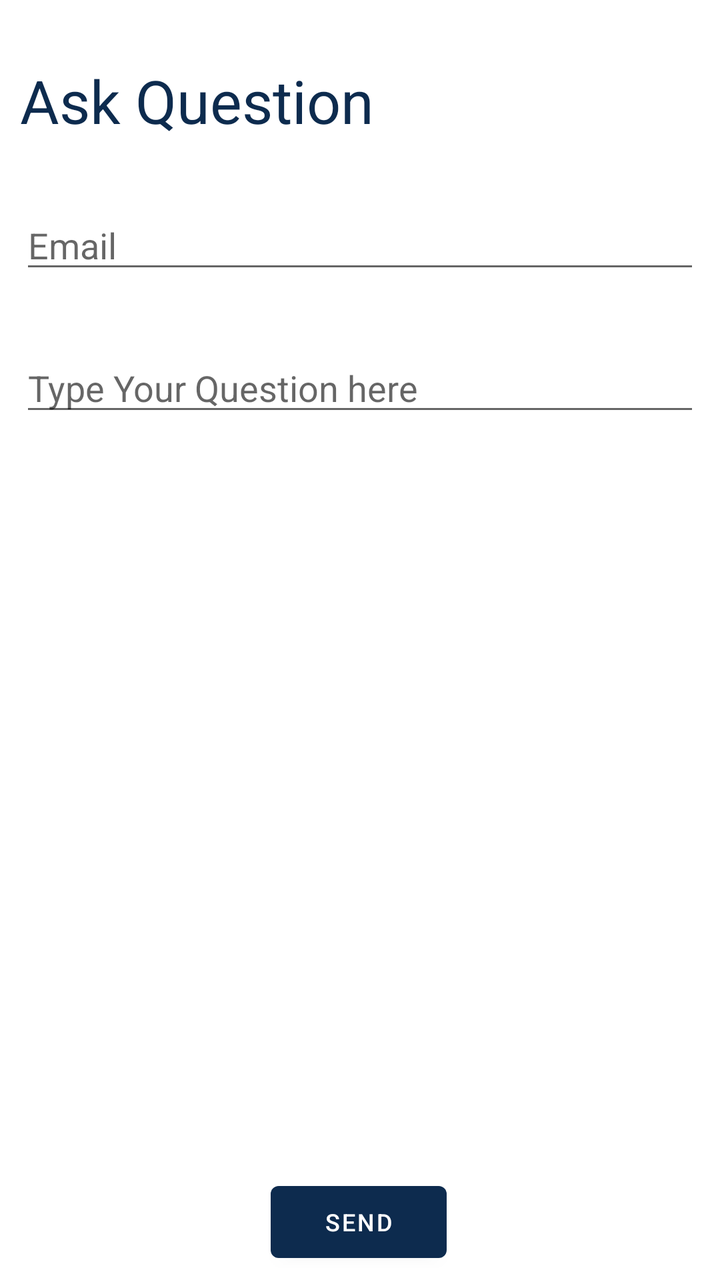
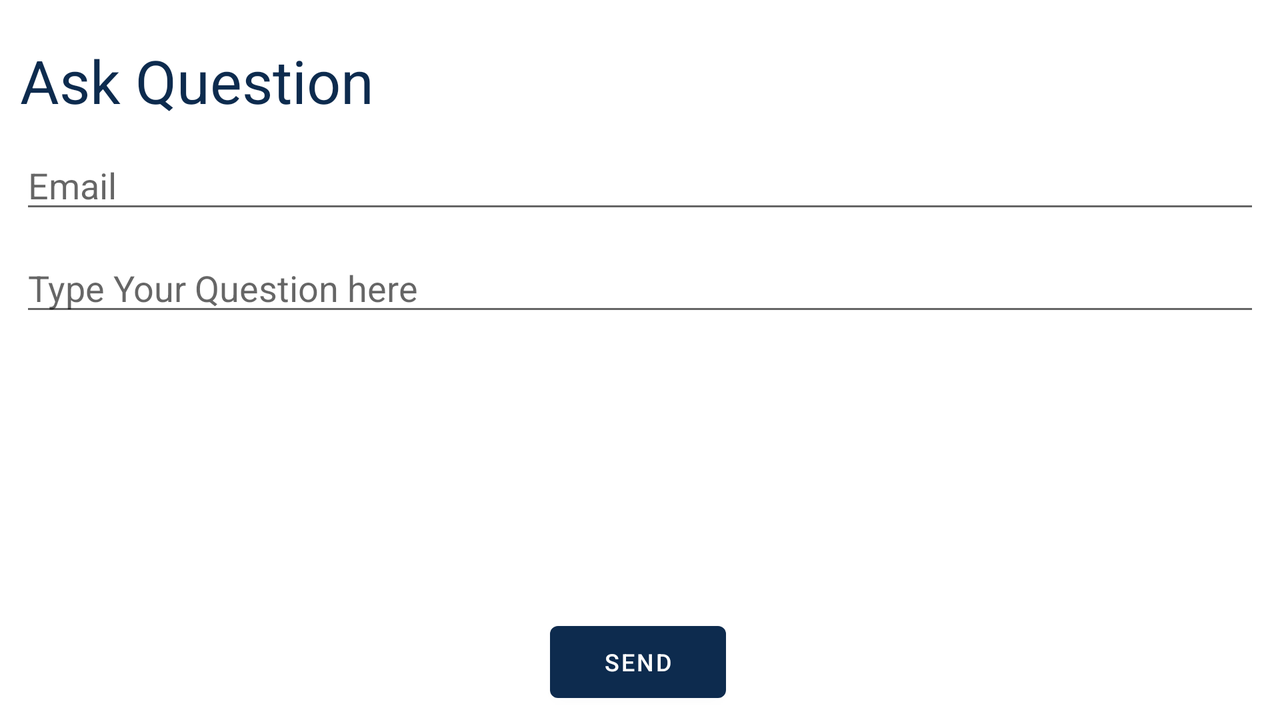

Two renders of one Android screen. The first uses the default layout on a phone; the second uses the alternative layout the repository ships for a different screen configuration, on a matching device. The two XML files are below.
<!-- AndroidManifest.xml: application theme Theme.Ilm -->
<!-- res/layout/ask_question.xml -->
<?xml version="1.0" encoding="utf-8"?>
<androidx.constraintlayout.widget.ConstraintLayout xmlns:android="http://schemas.android.com/apk/res/android"
    xmlns:app="http://schemas.android.com/apk/res-auto"
    xmlns:tools="http://schemas.android.com/tools"
    android:layout_width="match_parent"
    android:layout_height="match_parent">

    <Button
        android:id="@+id/send_question_button"
        android:layout_width="wrap_content"
        android:layout_height="wrap_content"
        android:layout_marginBottom="5dp"
        android:text="Send"
        android:textSize="12dp"
        app:layout_constraintBottom_toBottomOf="parent"
        app:layout_constraintEnd_toEndOf="parent"
        app:layout_constraintHorizontal_bias="0.498"
        app:layout_constraintStart_toStartOf="parent" />

    <EditText
        android:id="@+id/textView4"
        android:layout_width="match_parent"
        android:layout_height="wrap_content"
        android:layout_marginTop="30dp"
        android:layout_marginStart="10dp"
        android:layout_marginEnd="10dp"
        android:hint="Email"
        app:layout_constraintEnd_toEndOf="parent"
        app:layout_constraintTop_toBottomOf="@id/textView6"
        app:layout_constraintHorizontal_bias="0.0"
        app:layout_constraintStart_toStartOf="parent"
        tools:layout_editor_absoluteY="105dp" />

    <EditText
        android:id="@+id/ask_question_editText"
        android:layout_width="match_parent"
        android:layout_height="wrap_content"
        android:layout_marginTop="30dp"
        android:layout_marginStart="10dp"
        android:layout_marginEnd="10dp"
        android:hint="Type Your Question here"
        android:inputType="textMultiLine"
        app:layout_constraintTop_toBottomOf="@id/textView4"
        app:layout_constraintEnd_toEndOf="parent"
        app:layout_constraintHorizontal_bias="1.0"
        app:layout_constraintStart_toStartOf="parent"
        tools:layout_editor_absoluteY="251dp" />

    <TextView
        android:id="@+id/textView6"
        android:layout_width="match_parent"
        android:layout_height="wrap_content"
        android:layout_marginTop="30dp"
        android:layout_marginStart="10dp"
        android:layout_marginEnd="10dp"
        android:text="Ask Question"
        android:textSize="30dp"
        android:textColor="#0D2B4E"
        app:layout_constraintTop_toBottomOf="@id/textView4"
        app:layout_constraintTop_toTopOf="parent"
        app:layout_constraintEnd_toEndOf="parent"
        app:layout_constraintStart_toStartOf="parent"
        tools:layout_editor_absoluteY="24dp" />

</androidx.constraintlayout.widget.ConstraintLayout>
<!-- resources referenced by this layout -->
<resources>
  <style name="Theme.Ilm" parent="Theme.MaterialComponents.DayNight.DarkActionBar">
          
          <item name="colorPrimary">#0D2B4E</item>
          <item name="colorPrimaryVariant">#0D2B4E</item>
          <item name="colorOnPrimary">@color/white</item>
          
          <item name="colorSecondary">#0D2B4E</item>
          <item name="colorSecondaryVariant">@color/teal_700</item>
          <item name="colorOnSecondary">@color/black</item>
          
          <item name="android:statusBarColor">?attr/colorPrimaryVariant</item>
          
      </style>
</resources>
<!-- res/layout-land/ask_question.xml (the repository's variant of the layout above) -->
<!-- drawn on the phone turned sideways -->
<?xml version="1.0" encoding="utf-8"?>
<androidx.constraintlayout.widget.ConstraintLayout xmlns:android="http://schemas.android.com/apk/res/android"
    xmlns:app="http://schemas.android.com/apk/res-auto"
    xmlns:tools="http://schemas.android.com/tools"
    android:layout_width="match_parent"
    android:layout_height="match_parent">

    <Button
        android:id="@+id/send_question_button"
        android:layout_width="wrap_content"
        android:layout_height="wrap_content"
        android:layout_marginBottom="5dp"
        android:text="Send"
        android:textSize="12dp"
        app:layout_constraintBottom_toBottomOf="parent"
        app:layout_constraintEnd_toEndOf="parent"
        app:layout_constraintHorizontal_bias="0.498"
        app:layout_constraintStart_toStartOf="parent" />

    <EditText
        android:id="@+id/textView4"
        android:layout_width="match_parent"
        android:layout_height="wrap_content"
        android:layout_marginStart="10dp"
        android:layout_marginEnd="10dp"
        android:layout_marginTop="10dp"
        android:hint="Email"
        app:layout_constraintEnd_toEndOf="parent"
        app:layout_constraintHorizontal_bias="0.0"
        app:layout_constraintTop_toBottomOf="@id/textView6"
        app:layout_constraintStart_toStartOf="parent"
        tools:layout_editor_absoluteY="85dp" />

    <EditText
        android:id="@+id/ask_question_editText"
        android:layout_width="match_parent"
        android:layout_height="wrap_content"
        android:layout_marginStart="10dp"
        android:layout_marginEnd="10dp"
        android:layout_marginTop="10dp"
        android:hint="Type Your Question here"
        app:layout_constraintEnd_toEndOf="parent"
        app:layout_constraintTop_toBottomOf="@id/textView4"
        app:layout_constraintHorizontal_bias="0.0"
        app:layout_constraintStart_toStartOf="parent"
        tools:layout_editor_absoluteY="147dp" />

    <TextView
        android:id="@+id/textView6"
        android:layout_width="match_parent"
        android:layout_height="wrap_content"
        android:layout_marginTop="20dp"
        android:layout_marginStart="10dp"
        android:layout_marginEnd="10dp"
        android:text="Ask Question"
        android:textSize="30dp"
        android:textColor="#0D2B4E"
        app:layout_constraintTop_toTopOf="parent"
        app:layout_constraintEnd_toEndOf="parent"
        app:layout_constraintStart_toStartOf="parent"
        tools:layout_editor_absoluteY="24dp" />

</androidx.constraintlayout.widget.ConstraintLayout>
